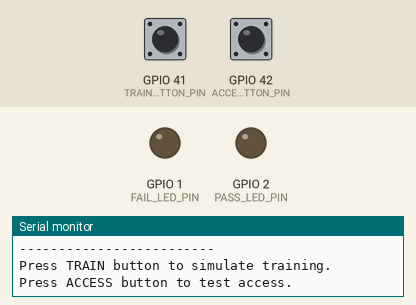
This sketch was run on a simulated ESP32. Parts: output pins drawn as LEDs (lit = HIGH), the last lines printed to the serial monitor. Dashed ring = blinking. The test bench sets the inputs (shaded band); at power-on: GPIO 41 (TRAIN_BUTTON_PIN) LOW, GPIO 42 (ACCESS_BUTTON_PIN) LOW.

Above: at 1.2 s.
1.3 s: GPIO 41 (TRAIN_BUTTON_PIN) pulled HIGH for 0.15 s
At 1.4 s:
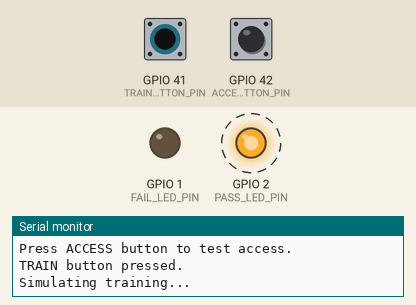
4.3 s: GPIO 42 (ACCESS_BUTTON_PIN) pulled HIGH for 0.15 s
At 4.7 s:
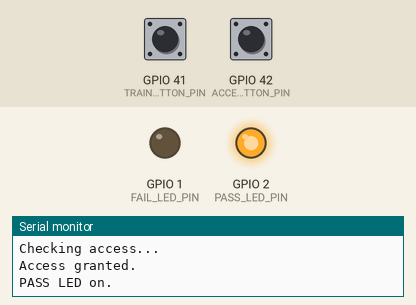
Timing chart, 0 to 7.3 s (numbered marks = the images above; inputs shaded):
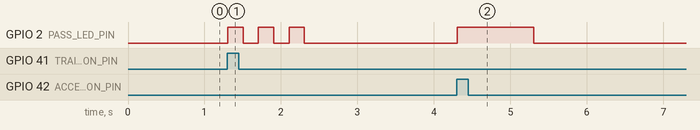

Measured:
- after the input at 1.3 s, GPIO 2 (PASS_LED_PIN): alternates HIGH for 0.20 s and LOW for 0.20 s, 6 changes in all, then stays LOW, starting at once
- after the input at 4.3 s, GPIO 2 (PASS_LED_PIN): LOW → HIGH at once, → LOW 1.0 s later

The sketch:

arduino_button_led_test.ino
```cpp
// ESP32 Lego Door Lock Button + LED Test
// Pull-down resistor button circuit:
// Not pressed = LOW
// Pressed     = HIGH

const int TRAIN_BUTTON_PIN = 41;
const int ACCESS_BUTTON_PIN = 42;

const int PASS_LED_PIN = 2;
const int FAIL_LED_PIN = 1;

bool trained = false;

// Used to stop one button press being detected many times
bool lastTrainButtonState = LOW;
bool lastAccessButtonState = LOW;

void setup() {
  Serial.begin(115200);

  pinMode(TRAIN_BUTTON_PIN, INPUT);
  pinMode(ACCESS_BUTTON_PIN, INPUT);

  pinMode(PASS_LED_PIN, OUTPUT);
  pinMode(FAIL_LED_PIN, OUTPUT);

  digitalWrite(PASS_LED_PIN, LOW);
  digitalWrite(FAIL_LED_PIN, LOW);

  Serial.println("ESP32 Lego Door Lock Test");
  Serial.println("-------------------------");
  Serial.println("Press TRAIN button to simulate training.");
  Serial.println("Press ACCESS button to test access.");
}

void loop() {
  bool trainButtonState = digitalRead(TRAIN_BUTTON_PIN);
  bool accessButtonState = digitalRead(ACCESS_BUTTON_PIN);

  // TRAIN button pressed
  if (trainButtonState == HIGH && lastTrainButtonState == LOW) {
    Serial.println();
    Serial.println("TRAIN button pressed.");
    Serial.println("Simulating training...");

    trained = true;

    blinkLed(PASS_LED_PIN, 3, 200);

    Serial.println("Training complete.");
    Serial.println("A figure is now trained.");
  }

  // ACCESS button pressed
  if (accessButtonState == HIGH && lastAccessButtonState == LOW) {
    Serial.println();
    Serial.println("ACCESS button pressed.");
    Serial.println("Checking access...");

    if (trained == true) {
      Serial.println("Access granted.");
      Serial.println("PASS LED on.");

      digitalWrite(PASS_LED_PIN, HIGH);
      digitalWrite(FAIL_LED_PIN, LOW);
      delay(1000);
      digitalWrite(PASS_LED_PIN, LOW);
    } else {
      Serial.println("Access denied.");
      Serial.println("No figure trained yet.");
      Serial.println("FAIL LED on.");

      digitalWrite(PASS_LED_PIN, LOW);
      digitalWrite(FAIL_LED_PIN, HIGH);
      delay(1000);
      digitalWrite(FAIL_LED_PIN, LOW);
    }
  }

  lastTrainButtonState = trainButtonState;
  lastAccessButtonState = accessButtonState;

  delay(50); // simple debounce delay
}

void blinkLed(int ledPin, int numberOfBlinks, int blinkDelay) {
  for (int i = 0; i < numberOfBlinks; i++) {
    digitalWrite(ledPin, HIGH);
    delay(blinkDelay);
    digitalWrite(ledPin, LOW);
    delay(blinkDelay);
  }
}
```
